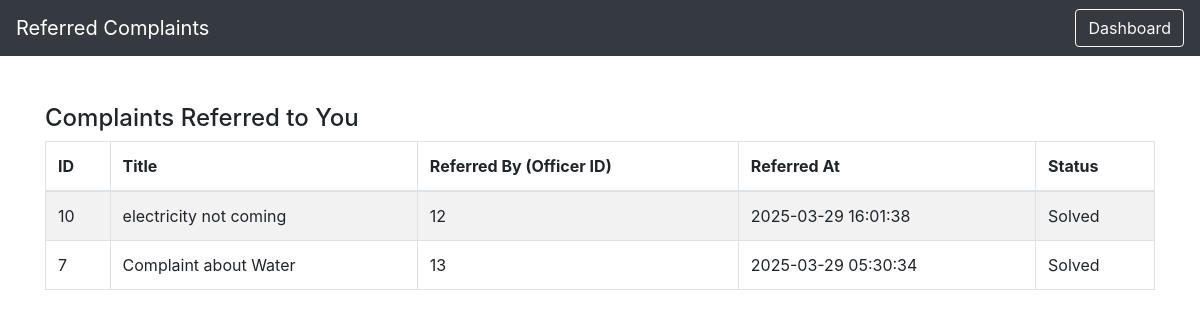
Screenshot of /officer/view_referred_complaints.php (signed in) with the database file from the repository.
### tables this page shows
CREATE TABLE `complaints` (
  `id` int(11) NOT NULL,
  `citizen_id` int(11) NOT NULL,
  `department_id` int(11) NOT NULL,
  `title` varchar(255) NOT NULL,
  `description` text NOT NULL,
  `status` enum('registered','in_progress','solved','referred') DEFAULT 'registered',
  `priority` enum('top','medium','normal','low') DEFAULT 'normal',
  `officer_id` int(11) DEFAULT NULL,
  `dept_head_id` int(11) DEFAULT NULL,
  `referred_by` int(11) DEFAULT NULL,
  `referred_at` timestamp NULL DEFAULT NULL,
  `remarks` text DEFAULT NULL,
  `response` text DEFAULT NULL,
  `review_rating` int(11) DEFAULT NULL,
  `review_feedback` text DEFAULT NULL,
  `ai_summary_complaint` text DEFAULT NULL,
  `ai_summary_response` text DEFAULT NULL,
  `target_id` int(11) DEFAULT NULL,
  `target_role` enum('officer','dept_head') DEFAULT NULL,
  `created_at` timestamp NOT NULL DEFAULT current_timestamp(),
  `updated_at` timestamp NOT NULL DEFAULT current_timestamp() ON UPDATE current_timestamp()
);

### officer/view_referred_complaints.php (the view, shortened to what this page needs)
<?php
include('../config.php');
$officer_id = $_SESSION['officer_id'];
$sql = "SELECT * FROM complaints WHERE officer_id = '$officer_id' AND referred_by IS NOT NULL ORDER BY created_at DESC";
$result = $conn->query($sql);
?>
<!DOCTYPE html>
<html lang="en">
<head>
  <link rel="stylesheet" href="https://stackpath.bootstrapcdn.com/bootstrap/4.5.2/css/bootstrap.min.css">
</head>
<body>
  <nav class="navbar navbar-expand-lg navbar-dark bg-dark">
    <span class="navbar-brand">Referred Complaints</span>
    <div class="ml-auto">
      <a href="officer_dashboard.php" class="btn btn-outline-light">Dashboard</a>
    </div>
  </nav>
  <div class="container mt-5">
    <h4>Complaints Referred to You</h4>
    <?php if ($result && $result->num_rows > 0) { ?>
      <table class="table table-bordered table-striped">
        <thead>
          <tr>
            <th>ID</th>
            <th>Title</th>
            <th>Referred By (Officer ID)</th>
            <th>Referred At</th>
            <th>Status</th>
          </tr>
        </thead>
        <tbody>
          <?php while ($row = $result->fetch_assoc()) { ?>
            <tr>
              <td><?php echo $row['id']; ?></td>
              <td><?php echo htmlspecialchars($row['title']); ?></td>
              <td><?php echo $row['referred_by']; ?></td>
              <td><?php echo $row['referred_at']; ?></td>
              <td><?php echo ucfirst($row['status']); ?></td>
            </tr>
          <?php } ?>
        </tbody>
      </table>
    <?php } else {
      echo "<div class='alert alert-info'>No complaints have been referred to you.</div>";
    } ?>
  </div>
</body>
</html>

### rows the page displays
complaints: id "10", title "electricity not coming", referred_by "12", referred_at "2025-03-29 16:01:38", status "Solved"
complaints: id "7", title "Complaint about Water", referred_by "13", referred_at "2025-03-29 05:30:34", status "Solved"
